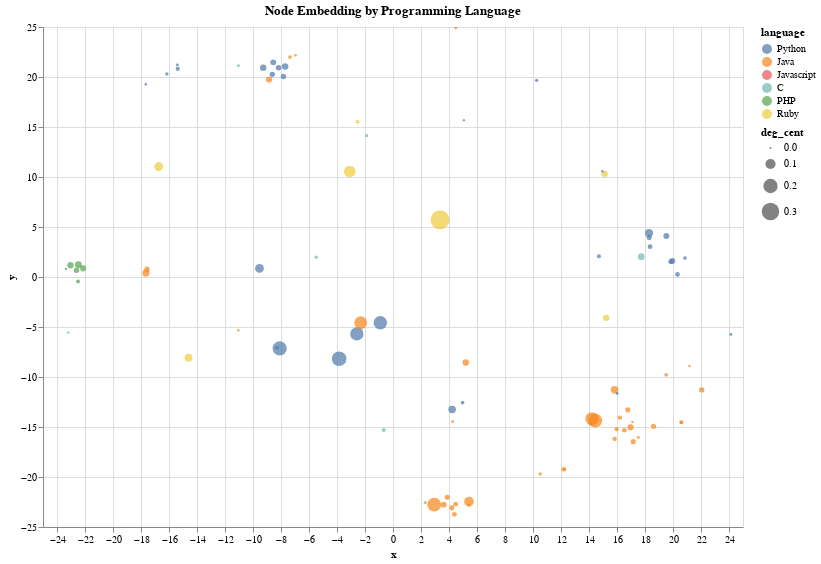

Notebook source saved alongside this figure:
### Code cell
domain=['Python', 'Java', 'Javascript', 'C', 'PHP', 'Ruby']

alt.Chart(tsne_df, title="Node Embedding by Programming Language").mark_circle().encode(
    x='x', y='y', color=alt.Color('language', scale=alt.Scale(domain=domain)), size=alt.Size('deg_cent'), tooltip=['slug', 'language']).interactive().properties(
    width=700, height=500)

### Figure 1 — Vega-Lite specification as saved in the notebook (floating-point values rounded to 4 significant figures; data arrays with more than 128 entries replaced by an {"elided": "..."} marker saying what was removed)
{"config": {"view": {"continuousWidth": 400, "continuousHeight": 300}}, "data": {"name": "data-26af40811d2bce0718dc583ef83b11de"}, "mark": "circle", "encoding": {"color": {"type": "nominal", "field": "language", "scale": {"domain": ["Python", "Java", "Javascript", "C", "PHP", "Ruby"]}}, "size": {"type": "quantitative", "field": "deg_cent"}, "tooltip": [{"type": "nominal", "field": "slug"}, {"type": "nominal", "field": "language"}], "x": {"type": "quantitative", "field": "x"}, "y": {"type": "quantitative", "field": "y"}}, "height": 500, "selection": {"selector002": {"type": "interval", "bind": "scales", "encodings": ["x", "y"]}}, "title": "Node Embedding by Programming Language", "width": 700, "$schema": "https://vega.github.io/schema/vega-lite/v4.8.1.json", "datasets": {"data-26af40811d2bce0718dc583ef83b11de": {"elided": "416 records"}}}
